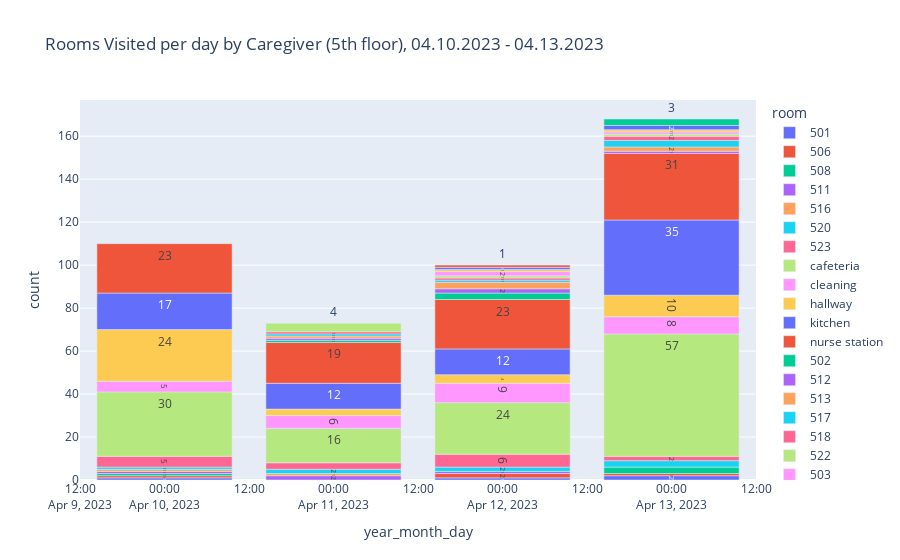

Notebook cell for this chart:
### Code cell
import pandas as pd
import plotly.express as px

# Create DataFrame
df['started_at'] = pd.to_datetime(df['started_at'])  # Convert to datetime format

# Extract year, month, and day from the "started_at" column
df['year_month_day'] = df['started_at'].dt.to_period('D').dt.strftime('%Y-%m-%d')

# Calculate the count of activities per day within each month
room_per_day = df.groupby(['year_month_day', 'room']).size().reset_index(name='count')

# Create bar chart using plotly
fig = px.bar(
    data_frame=room_per_day,
    x='year_month_day',
    y='count',
    color='room',
    title='Rooms Visited per day by Caregiver (5th floor), 04.10.2023 - 04.13.2023',
    text='count',  # Display count values on the bars
)

# Show the plot
fig.show()

### Figure 1 — Plotly figure (JSON) as saved in the notebook; plotly's stock layout.template omitted (floating-point values rounded to 4 significant figures)
{"data": [{"hovertemplate": "room=501<br>year_month_day=%{x}<br>count=%{text}<extra></extra>", "legendgroup": "501", "marker": {"color": "#636efa", "pattern": {"shape": ""}}, "name": "501", "orientation": "v", "showlegend": true, "text": [1.0, 1.0, 2.0], "textposition": "auto", "type": "bar", "x": ["2023-04-10", "2023-04-12", "2023-04-13"], "xaxis": "x", "y": [1, 1, 2], "yaxis": "y"}, {"hovertemplate": "room=506<br>year_month_day=%{x}<br>count=%{text}<extra></extra>", "legendgroup": "506", "marker": {"color": "#EF553B", "pattern": {"shape": ""}}, "name": "506", "orientation": "v", "showlegend": true, "text": [1.0, 2.0, 1.0], "textposition": "auto", "type": "bar", "x": ["2023-04-10", "2023-04-12", "2023-04-13"], "xaxis": "x", "y": [1, 2, 1], "yaxis": "y"}, {"hovertemplate": "room=508<br>year_month_day=%{x}<br>count=%{text}<extra></extra>", "legendgroup": "508", "marker": {"color": "#00cc96", "pattern": {"shape": ""}}, "name": "508", "orientation": "v", "showlegend": true, "text": [1.0, 3.0], "textposition": "auto", "type": "bar", "x": ["2023-04-10", "2023-04-13"], "xaxis": "x", "y": [1, 3], "yaxis": "y"}, {"hovertemplate": "room=511<br>year_month_day=%{x}<br>count=%{text}<extra></extra>", "legendgroup": "511", "marker": {"color": "#ab63fa", "pattern": {"shape": ""}}, "name": "511", "orientation": "v", "showlegend": true, "text": [1.0, 2.0, 1.0], "textposition": "auto", "type": "bar", "x": ["2023-04-10", "2023-04-11", "2023-04-12"], "xaxis": "x", "y": [1, 2, 1], "yaxis": "y"}, {"hovertemplate": "room=516<br>year_month_day=%{x}<br>count=%{text}<extra></extra>", "legendgroup": "516", "marker": {"color": "#FFA15A", "pattern": {"shape": ""}}, "name": "516", "orientation": "v", "showlegend": true, "text": [1.0, 1.0], "textposition": "auto", "type": "bar", "x": ["2023-04-10", "2023-04-11"], "xaxis": "x", "y": [1, 1], "yaxis": "y"}, {"hovertemplate": "room=520<br>year_month_day=%{x}<br>count=%{text}<extra></extra>", "legendgroup": "520", "marker": {"color": "#19d3f3", "pattern": {"shape": ""}}, "name": "520", "orientation": "v", "showlegend": true, "text": [1.0, 2.0, 2.0, 3.0], "textposition": "auto", "type": "bar", "x": ["2023-04-10", "2023-04-11", "2023-04-12", "2023-04-13"], "xaxis": "x", "y": [1, 2, 2, 3], "yaxis": "y"}, {"hovertemplate": "room=523<br>year_month_day=%{x}<br>count=%{text}<extra></extra>", "legendgroup": "523", "marker": {"color": "#FF6692", "pattern": {"shape": ""}}, "name": "523", "orientation": "v", "showlegend": true, "text": [5.0, 3.0, 6.0, 2.0], "textposition": "auto", "type": "bar", "x": ["2023-04-10", "2023-04-11", "2023-04-12", "2023-04-13"], "xaxis": "x", "y": [5, 3, 6, 2], "yaxis": "y"}, {"hovertemplate": "room=cafeteria<br>year_month_day=%{x}<br>count=%{text}<extra></extra>", "legendgroup": "cafeteria", "marker": {"color": "#B6E880", "pattern": {"shape": ""}}, "name": "cafeteria", "orientation": "v", "showlegend": true, "text": [30.0, 16.0, 24.0, 57.0], "textposition": "auto", "type": "bar", "x": ["2023-04-10", "2023-04-11", "2023-04-12", "2023-04-13"], "xaxis": "x", "y": [30, 16, 24, 57], "yaxis": "y"}, {"hovertemplate": "room=cleaning<br>year_month_day=%{x}<br>count=%{text}<extra></extra>", "legendgroup": "cleaning", "marker": {"color": "#FF97FF", "pattern": {"shape": ""}}, "name": "cleaning", "orientation": "v", "showlegend": true, "text": [5.0, 6.0, 9.0, 8.0], "textposition": "auto", "type": "bar", "x": ["2023-04-10", "2023-04-11", "2023-04-12", "2023-04-13"], "xaxis": "x", "y": [5, 6, 9, 8], "yaxis": "y"}, {"hovertemplate": "room=hallway<br>year_month_day=%{x}<br>count=%{text}<extra></extra>", "legendgroup": "hallway", "marker": {"color": "#FECB52", "pattern": {"shape": ""}}, "name": "hallway", "orientation": "v", "showlegend": true, "text": [24.0, 3.0, 4.0, 10.0], "textposition": "auto", "type": "bar", "x": ["2023-04-10", "2023-04-11", "2023-04-12", "2023-04-13"], "xaxis": "x", "y": [24, 3, 4, 10], "yaxis": "y"}, {"hovertemplate": "room=kitchen<br>year_month_day=%{x}<br>count=%{text}<extra></extra>", "legendgroup": "kitchen", "marker": {"color": "#636efa", "pattern": {"shape": ""}}, "name": "kitchen", "orientation": "v", "showlegend": true, "text": [17.0, 12.0, 12.0, 35.0], "textposition": "auto", "type": "bar", "x": ["2023-04-10", "2023-04-11", "2023-04-12", "2023-04-13"], "xaxis": "x", "y": [17, 12, 12, 35], "yaxis": "y"}, {"hovertemplate": "room=nurse station<br>year_month_day=%{x}<br>count=%{text}<extra></extra>", "legendgroup": "nurse station", "marker": {"color": "#EF553B", "pattern": {"shape": ""}}, "name": "nurse station", "orientation": "v", "showlegend": true, "text": [23.0, 19.0, 23.0, 31.0], "textposition": "auto", "type": "bar", "x": ["2023-04-10", "2023-04-11", "2023-04-12", "2023-04-13"], "xaxis": "x", "y": [23, 19, 23, 31], "yaxis": "y"}, {"hovertemplate": "room=502<br>year_month_day=%{x}<br>count=%{text}<extra></extra>", "legendgroup": "502", "marker": {"color": "#00cc96", "pattern": {"shape": ""}}, "name": "502", "orientation": "v", "showlegend": true, "text": [1.0, 3.0], "textposition": "auto", "type": "bar", "x": ["2023-04-11", "2023-04-12"], "xaxis": "x", "y": [1, 3], "yaxis": "y"}, {"hovertemplate": "room=512<br>year_month_day=%{x}<br>count=%{text}<extra></extra>", "legendgroup": "512", "marker": {"color": "#ab63fa", "pattern": {"shape": ""}}, "name": "512", "orientation": "v", "showlegend": true, "text": [1.0, 2.0, 1.0], "textposition": "auto", "type": "bar", "x": ["2023-04-11", "2023-04-12", "2023-04-13"], "xaxis": "x", "y": [1, 2, 1], "yaxis": "y"}, {"hovertemplate": "room=513<br>year_month_day=%{x}<br>count=%{text}<extra></extra>", "legendgroup": "513", "marker": {"color": "#FFA15A", "pattern": {"shape": ""}}, "name": "513", "orientation": "v", "showlegend": true, "text": [1.0, 3.0, 2.0], "textposition": "auto", "type": "bar", "x": ["2023-04-11", "2023-04-12", "2023-04-13"], "xaxis": "x", "y": [1, 3, 2], "yaxis": "y"}, {"hovertemplate": "room=517<br>year_month_day=%{x}<br>count=%{text}<extra></extra>", "legendgroup": "517", "marker": {"color": "#19d3f3", "pattern": {"shape": ""}}, "name": "517", "orientation": "v", "showlegend": true, "text": [1.0, 1.0, 3.0], "textposition": "auto", "type": "bar", "x": ["2023-04-11", "2023-04-12", "2023-04-13"], "xaxis": "x", "y": [1, 1, 3], "yaxis": "y"}, {"hovertemplate": "room=518<br>year_month_day=%{x}<br>count=%{text}<extra></extra>", "legendgroup": "518", "marker": {"color": "#FF6692", "pattern": {"shape": ""}}, "name": "518", "orientation": "v", "showlegend": true, "text": [1.0, 1.0, 2.0], "textposition": "auto", "type": "bar", "x": ["2023-04-11", "2023-04-12", "2023-04-13"], "xaxis": "x", "y": [1, 1, 2], "yaxis": "y"}, {"hovertemplate": "room=522<br>year_month_day=%{x}<br>count=%{text}<extra></extra>", "legendgroup": "522", "marker": {"color": "#B6E880", "pattern": {"shape": ""}}, "name": "522", "orientation": "v", "showlegend": true, "text": [4.0, 1.0, 1.0], "textposition": "auto", "type": "bar", "x": ["2023-04-11", "2023-04-12", "2023-04-13"], "xaxis": "x", "y": [4, 1, 1], "yaxis": "y"}, {"hovertemplate": "room=503<br>year_month_day=%{x}<br>count=%{text}<extra></extra>", "legendgroup": "503", "marker": {"color": "#FF97FF", "pattern": {"shape": ""}}, "name": "503", "orientation": "v", "showlegend": true, "text": [2.0, 1.0], "textposition": "auto", "type": "bar", "x": ["2023-04-12", "2023-04-13"], "xaxis": "x", "y": [2, 1], "yaxis": "y"}, {"hovertemplate": "room=505<br>year_month_day=%{x}<br>count=%{text}<extra></extra>", "legendgroup": "505", "marker": {"color": "#FECB52", "pattern": {"shape": ""}}, "name": "505", "orientation": "v", "showlegend": true, "text": [1.0, 1.0], "textposition": "auto", "type": "bar", "x": ["2023-04-12", "2023-04-13"], "xaxis": "x", "y": [1, 1], "yaxis": "y"}, {"hovertemplate": "room=515<br>year_month_day=%{x}<br>count=%{text}<extra></extra>", "legendgroup": "515", "marker": {"color": "#636efa", "pattern": {"shape": ""}}, "name": "515", "orientation": "v", "showlegend": true, "text": [1.0, 2.0], "textposition": "auto", "type": "bar", "x": ["2023-04-12", "2023-04-13"], "xaxis": "x", "y": [1, 2], "yaxis": "y"}, {"hovertemplate": "room=521<br>year_month_day=%{x}<br>count=%{text}<extra></extra>", "legendgroup": "521", "marker": {"color": "#EF553B", "pattern": {"shape": ""}}, "name": "521", "orientation": "v", "showlegend": true, "text": [1.0], "textposition": "auto", "type": "bar", "x": ["2023-04-12"], "xaxis": "x", "y": [1], "yaxis": "y"}, {"hovertemplate": "room=510<br>year_month_day=%{x}<br>count=%{text}<extra></extra>", "legendgroup": "510", "marker": {"color": "#00cc96", "pattern": {"shape": ""}}, "name": "510", "orientation": "v", "showlegend": true, "text": [3.0], "textposition": "auto", "type": "bar", "x": ["2023-04-13"], "xaxis": "x", "y": [3], "yaxis": "y"}], "layout": {"barmode": "relative", "legend": {"title": {"text": "room"}, "tracegroupgap": 0}, "title": {"text": "Rooms Visited per day by Caregiver (5th floor), 04.10.2023 - 04.13.2023"}, "xaxis": {"anchor": "y", "domain": [0, 1], "title": {"text": "year_month_day"}}, "yaxis": {"anchor": "x", "domain": [0, 1], "title": {"text": "count"}}}}
